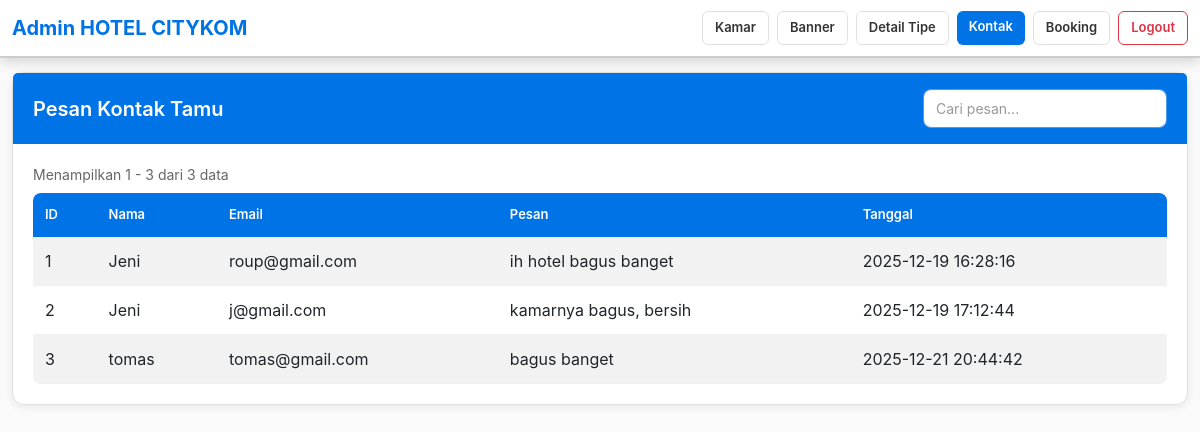
Page /admin/contacts (signed in) on the committed database.
### tables this page shows
CREATE TABLE kontak (
            id_kontak INTEGER PRIMARY KEY AUTOINCREMENT,
            nama TEXT NOT NULL,
            email TEXT,
            pesan TEXT,
            created_at TEXT
        );

### app.py (the view)
@app.route("/admin/contacts")
@login_required
def admin_contacts():
    search = request.args.get("search", "")
    page = request.args.get("page", 1, type=int)
    per_page = 10
    conn = get_db()
    cur = conn.cursor()
    if search:
        cur.execute("""
            SELECT * FROM kontak
            WHERE nama LIKE ? OR email LIKE ? OR pesan LIKE ?
            ORDER BY id_kontak ASC
        """, (f"%{search}%", f"%{search}%", f"%{search}%"))
    else:
        cur.execute("SELECT * FROM kontak ORDER BY id_kontak ASC")
    all_kontak = cur.fetchall()
    total = len(all_kontak)
    start = (page - 1) * per_page
    end = start + per_page
    kontak_list = all_kontak[start:end]
    total_pages = (total + per_page - 1) // per_page
    conn.close()
    return render_template("admin/contacts.html", kontak_list=kontak_list, search=search, page=page, total_pages=total_pages, total=total)

### app.py (called while the page is built)
def get_db():
    conn = sqlite3.connect(DB_FILE)
    conn.row_factory = sqlite3.Row
    return conn

def login_required(f):
    @wraps(f)
    def decorated_function(*args, **kwargs):
        if 'admin_logged_in' not in session or not session['admin_logged_in']:
            return redirect(url_for('admin_login'))
        return f(*args, **kwargs)
    return decorated_function

### templates/admin/contacts.html (shortened to what this page needs)
<!doctype html>
<html lang="id">
<head>
    <link href="https://cdn.jsdelivr.net/npm/bootstrap@5.3.0/dist/css/bootstrap.min.css" rel="stylesheet"/>
    <link rel="stylesheet" href="https://cdnjs.cloudflare.com/ajax/libs/font-awesome/6.4.0/css/all.min.css"/>
    <link rel="stylesheet" href="{{ url_for('static', filename='css/admin.css') }}"/>
</head>
<body>
<nav class="navbar navbar-expand-lg mb-4">
    <div class="container">
        <a class="navbar-brand" href="{{ url_for('admin_rooms') }}">Admin HOTEL CITYKOM</a>
        <div class="d-flex ms-auto">
            <a class="btn btn-outline-light btn-sm me-2" href="{{ url_for('admin_rooms') }}">Kamar</a>
            <a class="btn btn-outline-light btn-sm me-2" href="{{ url_for('admin_banners') }}">Banner</a>
            <a class="btn btn-outline-light btn-sm me-2" href="{{ url_for('admin_tipe_kamar') }}">Detail Tipe</a>
            <a class="btn btn-light btn-sm me-2" href="{{ url_for('admin_contacts') }}">Kontak</a>
            <a class="btn btn-outline-light btn-sm me-2" href="{{ url_for('admin_bookings') }}">Booking</a>
            <a class="btn btn-outline-danger btn-sm" href="{{ url_for('admin_logout') }}">Logout</a>
        </div>
    </div>
</nav>
<div class="container mb-5">
    <div class="card shadow-sm">
        <div class="card-header bg-primary text-white">
            <div class="d-flex justify-content-between align-items-center">
                <h5 class="mb-0">Pesan Kontak Tamu</h5>
                <form method="get" class="d-flex gap-2 align-items-center" style="max-width: 300px;">
                    <input type="text" name="search" class="form-control form-control-sm" placeholder="Cari pesan..." value="{{ search }}" style="flex: 1;">
                </form>
            </div>
        </div>
        <div class="card-body table-responsive">
            {% if total|default(0) > 0 %}
            <div class="mb-2 text-muted small">Menampilkan {{ ((page|default(1) - 1) * 10) + 1 }} - {{ [page|default(1) * 10, total|default(0)]|min }} dari {{ total|default(0) }} data</div>
            {% endif %}
            <table class="table table-striped align-middle mb-0">
                <thead>
                <tr>
                    <th>ID</th>
                    <th>Nama</th>
                    <th>Email</th>
                    <th>Pesan</th>
                    <th>Tanggal</th>
                </tr>
                </thead>
                <tbody>
                {% for c in kontak_list %}
                <tr>
                    <td>{{ c['id_kontak'] }}</td>
                    <td>{{ c['nama'] }}</td>
                    <td>{{ c['email'] }}</td>
                    <td>{{ c['pesan'] }}</td>
                    <td>{{ c['created_at'] }}</td>
                </tr>
                {% else %}
                <tr>
                    <td colspan="5" class="text-center">Belum ada pesan masuk.</td>
                </tr>
                {% endfor %}
                </tbody>
            </table>
        </div>
    </div>
</div>
</body>
</html>

### static/css/admin.css (style rules this page uses)
body { padding-top: 72px; background-color: #fafafa; font-family: -apple-system, BlinkMacSystemFont, 'Segoe UI', Roboto, 'Helvetica Neue', Arial, sans-serif; }
.navbar { position: fixed; top: 0; left: 0; right: 0; z-index: 1200; background: rgba(255, 255, 255, 0.95) !important; box-shadow: 0 4px 12px rgba(0, 0, 0, 0.15); border-bottom: 2px solid #cccccc; }
.navbar-brand { color: #0073e6 !important; font-weight: 700; font-size: 1.25rem; }
.navbar .btn { font-weight: 600; font-size: 13px; padding: 6px 12px; border-radius: 6px; transition: all 0.2s ease; }
.navbar .btn-light { background-color: #0073e6 !important; color: white !important; border: none; }
.navbar .btn-outline-light { color: #333 !important; border-color: #e0e0e0; background-color: white; }
.card { border-radius: 12px; border: 1px solid #e0e0e0; box-shadow: 0 2px 8px rgba(0, 0, 0, 0.08); transition: box-shadow 0.2s ease; }
.card-header { background-color: white; border-bottom: 1px solid #e0e0e0; padding: 16px 20px; font-weight: 600; }
.card-header.bg-primary { background-color: #0073e6 !important; color: white !important; border-bottom: none; }
.card-header.bg-primary *, .card-header.bg-primary h5, .card-header.bg-primary i { color: white !important; }
.card-body { padding: 20px; }
.form-control, .form-select { border-radius: 8px; border: 1px solid #e0e0e0; padding: 8px 12px; transition: all 0.2s ease; }
.d-flex.gap-2 { gap: 0.5rem; align-items: center; }
.btn-outline-danger { color: #dc3545; border-color: #dc3545; border-radius: 6px; font-weight: 600; padding: 6px 12px; font-size: 13px; }
.table { border-radius: 8px; overflow: hidden; }
.table thead th { background-color: #0073e6 !important; color: white !important; font-weight: 600; font-size: 13px; padding: 12px; border: none; }
.table thead th, .table thead th *, .table thead th span, .table thead th strong, .table thead th em, .table thead th i, .table thead th svg { color: white !important; }
.table tbody tr { transition: background-color 0.2s ease; }
.table tbody td { padding: 12px; vertical-align: middle; border-bottom: 1px solid #f0f0f0; }
.shadow-sm { box-shadow: 0 2px 8px rgba(0, 0, 0, 0.08) !important; }
.container { max-width: 1200px; }
h5 { color: #333; font-weight: 600; }
.text-muted { color: #666 !important; }
.card-header.bg-primary .form-control { background-color: white !important; color: #333 !important; border-color: rgba(255, 255, 255, 0.3) !important; }
.card-header.bg-primary .form-control::placeholder { color: #999 !important; }

### rows in the picture
kontak: id_kontak "1", nama "Jeni", email "roup@gmail.com", pesan "ih hotel bagus banget", created_at "2025-12-19 16:28:16"
kontak: id_kontak "2", nama "Jeni", email "j@gmail.com", pesan "kamarnya bagus, bersih", created_at "2025-12-19 17:12:44"
kontak: id_kontak "3", nama "tomas", email "tomas@gmail.com", pesan "bagus banget", created_at "2025-12-21 20:44:42"

### other values in the picture
{{ ((page|default(1) - 1) * 10) + 1 }} "1"
{{ [page|default(1) * 10, total|default(0)]|min }} "3"
{{ total|default(0) }} "3"
